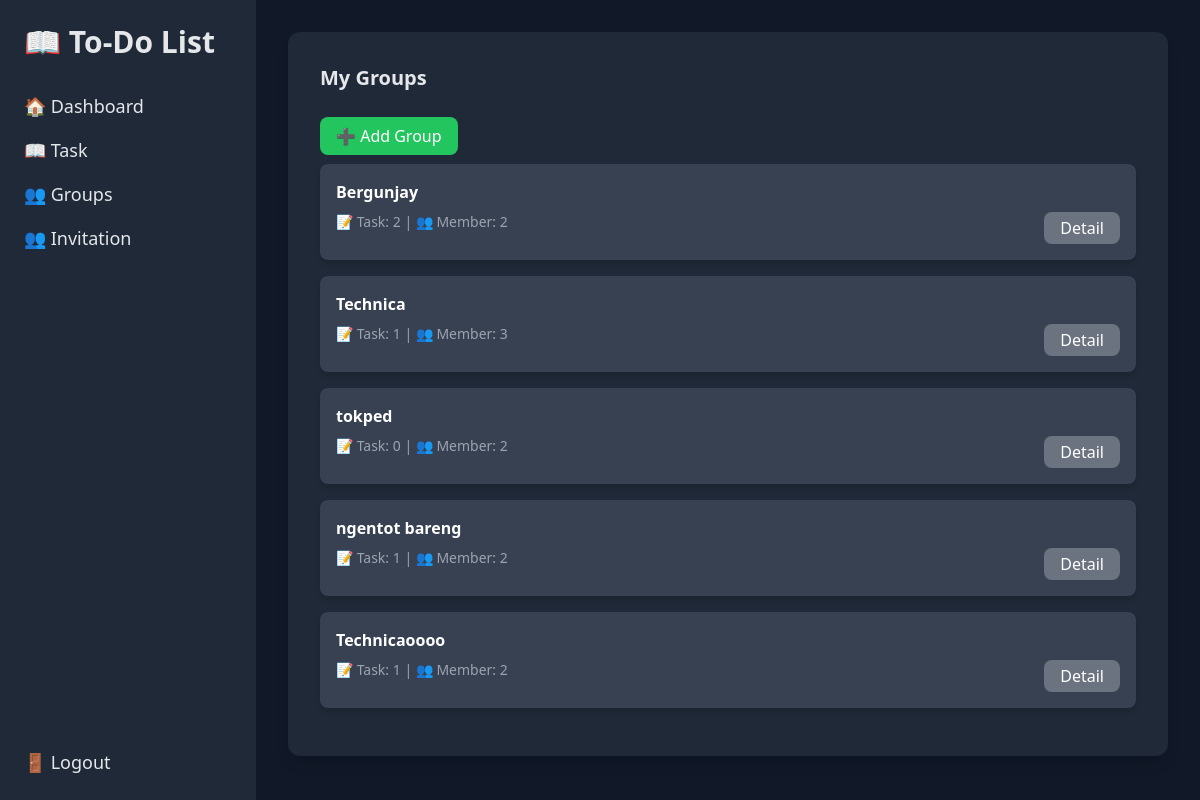
Screenshot of /todolist/group.php (signed in) with the database file from the repository.
### tables this page shows
CREATE TABLE `groups` (
  `id` int NOT NULL,
  `name` varchar(100) NOT NULL,
  `created_by` int NOT NULL,
  `created_at` timestamp NULL DEFAULT CURRENT_TIMESTAMP
);

### todolist/group.php (the view, shortened to what this page needs)
<?php
include('../conn.php');
$user_id = $_SESSION['user_id'];
$query = "SELECT
            g.id,
            g.name,
            COUNT(DISTINCT t.id) AS task_count,
            COUNT(DISTINCT gm2.user_id) AS member_count
          FROM `groups` g
          INNER JOIN group_members gm ON g.id = gm.group_id
          LEFT JOIN group_tasks t ON g.id = t.group_id
          LEFT JOIN group_members gm2 ON g.id = gm2.group_id
          WHERE gm.user_id = :user_id
          GROUP BY g.id, g.name";
$stmt = $pdo->prepare($query);
$stmt->bindParam(':user_id', $user_id);
$stmt->execute();
$groups = $stmt->fetchAll(PDO::FETCH_ASSOC);
?>
<!DOCTYPE html>
<html lang="id">
<head>
    <script src="https://cdn.tailwindcss.com"></script>
</head>
<body class="bg-gray-900 text-white flex">
    <div class="w-64 fixed bg-gray-800 h-screen p-6 flex flex-col">
        <h2 class="text-3xl font-semibold text-gray-200 mb-8">
            📖 To-Do List
        </h2>
        <div class="flex flex-col gap-4">
            <a href="index.php" class="text-lg text-gray-200 hover:text-green-500">🏠 Dashboard</a>
            <a href="task.php" class="text-lg text-gray-200 hover:text-green-500">📖 Task</a>
            <a href="group.php" class="text-lg text-gray-200 hover:text-green-500">👥 Groups</a>
            <a href="invitation.php" class="text-lg text-gray-200 hover:text-green-500">👥 Invitation</a>
        </div>
        <div class="flex flex-col gap-4 mt-auto">
            <a href="logout.php" class="text-lg text-gray-200 hover:text-red-500">🚪 Logout</a>
        </div>
    </div>
    <div class="ml-64 flex-1 p-8">
        <div class="w-full max-w-5xl bg-gray-800 p-8 rounded-xl shadow-lg">
            <h2 class="text-xl font-semibold text-gray-200 mb-8 flex items-center gap-2">
                My Groups
            </h2>
            <a href="form_group.php" class="bg-green-500 text-white py-2 px-4 rounded-lg hover:bg-green-600 transition-colors">➕ Add Group</a>
            <?php if (empty($groups)): ?>
                <p class="text-center text-gray-500">Kamu belum bergabung dalam grup mana pun.</p>
            <?php else: ?>
                <?php foreach ($groups as $group): ?>
                    <div class="my-4 p-4 bg-gray-700 rounded-lg shadow-md">
                        <div class="flex justify-between items-center">
                            <div class="flex gap-2 items-center">
                                <span class="font-semibold"><?php echo htmlspecialchars($group['name']); ?></span>
                            </div>
                        </div>
                        <div class="flex justify-between mt-2">
                            <span class="text-sm text-gray-400">📝 Task: <?php echo $group['task_count']; ?> | 👥 Member: <?php echo $group['member_count']; ?></span>
                            <a href="group_detail.php?id=<?php echo $group['id']; ?>" class="bg-gray-500 text-white py-1 px-4 rounded-lg hover:bg-gray-600 transition-colors">
                                Detail
                            </a>
                        </div>
                    </div>
                <?php endforeach; ?>
            <?php endif; ?>
        </div>
    </div>
</body>
</html>

### rows the page displays
groups: name "Bergunjay", task_count "2", member_count "2"
groups: name "Technica", task_count "1", member_count "3"
groups: name "tokped", task_count "0", member_count "2"
groups: name "ngentot bareng", task_count "1", member_count "2"
groups: name "Technicaoooo", task_count "1", member_count "2"
